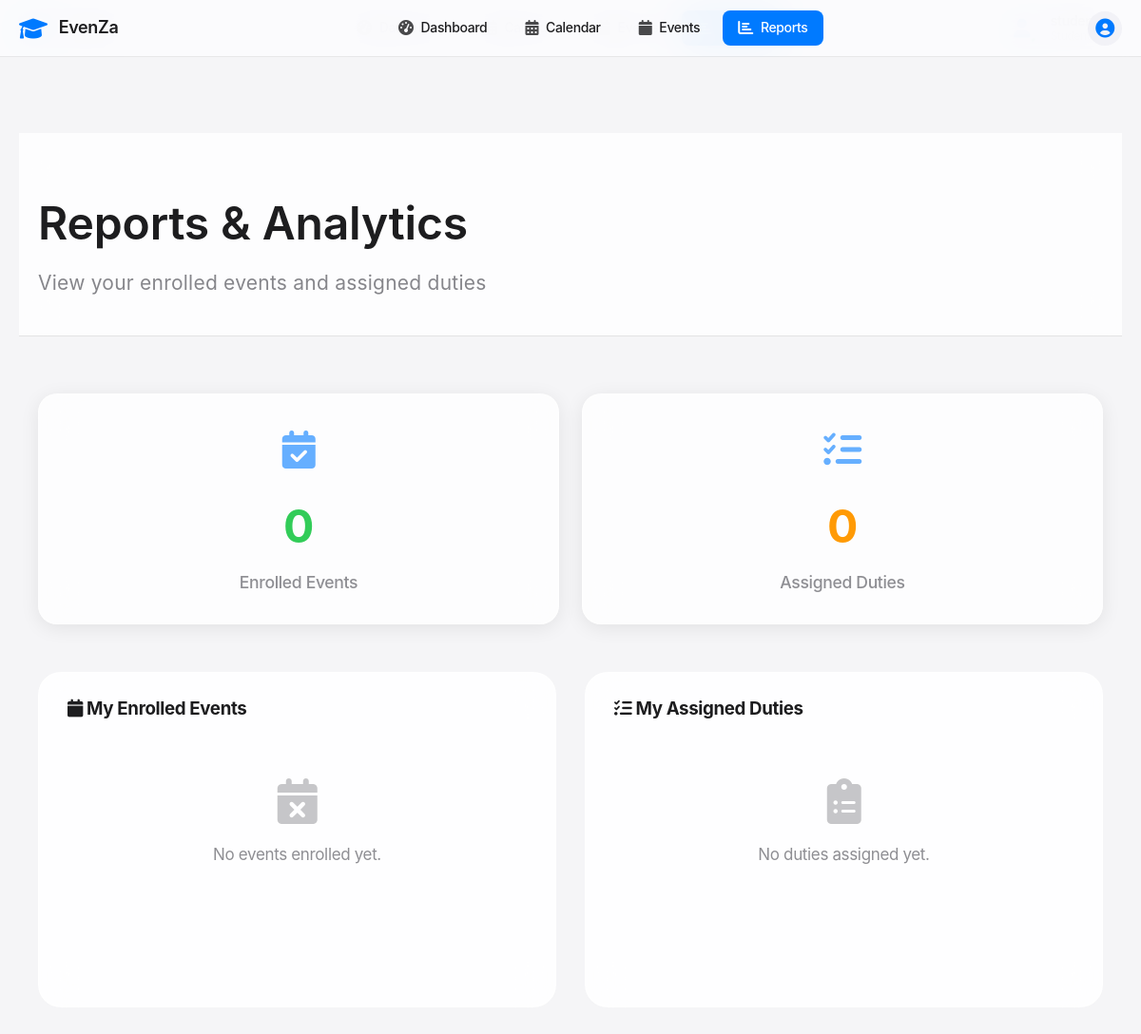
The app's page /reports (signed in), older data.
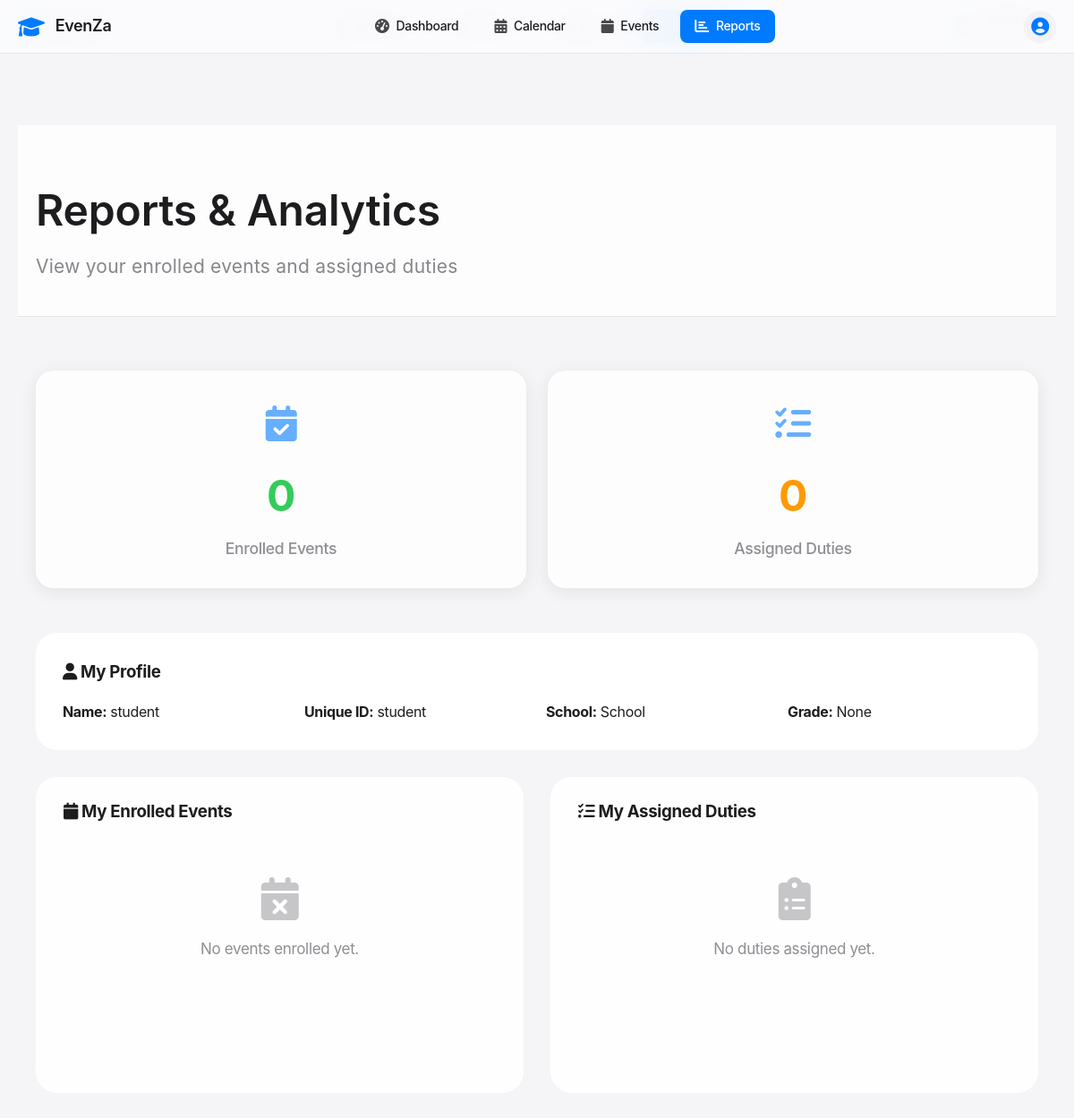
The same page, newer data.
### tables this page shows
CREATE TABLE participants (
            id INTEGER PRIMARY KEY AUTOINCREMENT,
            unique_id TEXT UNIQUE NOT NULL,
            name TEXT NOT NULL,
            type TEXT NOT NULL CHECK (type IN ('student')),
            class_dept TEXT NOT NULL,
            school TEXT NOT NULL,
            grade TEXT,
            contact TEXT,
            emergency_contact TEXT,
            created_at TIMESTAMP DEFAULT CURRENT_TIMESTAMP
        );

### app.py (the view, shortened to what this page needs)
@app.route('/reports')
@login_required
def reports():
    conn = get_db_connection()
    is_student = session.get('role') == 'student'
    if is_student:
        my_participant = conn.execute('''
            SELECT p.* FROM participants p
            JOIN users u ON u.username = p.unique_id
            WHERE u.id = ?
        ''', (session['user_id'],)).fetchone()
        my_events = []
        if my_participant:
            event_rows = conn.execute('''
                SELECT e.* FROM events e
                JOIN participant_events pe ON e.id = pe.event_id
                WHERE pe.participant_id = ?
                ORDER BY e.event_date DESC
            ''', (my_participant['id'],)).fetchall()
            for row in event_rows:
                my_events.append(dict(row))
        my_duties = []
        if my_participant:
            duty_rows = conn.execute('''
                SELECT d.*, e.name as event_name FROM duties d
                JOIN events e ON d.event_id = e.id
                JOIN duty_personnel dp ON dp.name = ?
                WHERE d.duty_person_id = dp.id
                ORDER BY d.duty_date DESC
            ''', (session['username'],)).fetchall()
            for row in duty_rows:
                my_duties.append(dict(row))
        conn.close()
        return render_template('reports.html',
                             is_student=is_student,
                             my_participant=dict(my_participant) if my_participant else None,
                             my_events=my_events,
                             my_duties=my_duties)

### app.py (called while the page is built)
def get_db_connection():
    conn = sqlite3.connect('events.db')
    conn.row_factory = sqlite3.Row
    return conn

def login_required(f):
    @wraps(f)
    def decorated_function(*args, **kwargs):
        if 'user_id' not in session:
            flash('Please login to access this page', 'error')
            return redirect(url_for('login'))
        return f(*args, **kwargs)
    return decorated_function

### templates/reports.html (shortened to what the changed rows need)
{% extends "base.html" %}
{% block content %}
</head>
<body>
    <div class="header">
        <div class="container">
            <h1>Reports & Analytics</h1>
        </div>
    </div>
    {% if is_student %}
    <div class="container">
        {% if my_participant %}
        <div class="profile-section" style="background: white; border-radius: 24px; padding: 30px; margin-bottom: 30px;">
            <h3 style="margin-bottom: 20px;"><i class="fas fa-user"></i> My Profile</h3>
            <div style="display: grid; grid-template-columns: repeat(auto-fit, minmax(200px, 1fr)); gap: 20px;">
                <div>
                    <strong>Name:</strong> {{ my_participant.name }}
                </div>
                <div>
                    <strong>Unique ID:</strong> {{ my_participant.unique_id }}
                </div>
                <div>
                    <strong>School:</strong> {{ my_participant.school }}
                </div>
                <div>
                    <strong>Grade:</strong> {{ my_participant.grade }}
                </div>
            </div>
        </div>
        {% endif %}
    </div>
    {% endif %}
{% endblock %}

Row changes from the older to the newer data that the page shows:
added participants: name "student", unique_id "student", school "School"
Text that changed along with them:
{{ my_participant.grade }}: (not shown) → "None"
text now shown: "My Profile Name: Unique ID: School: Grade:"
